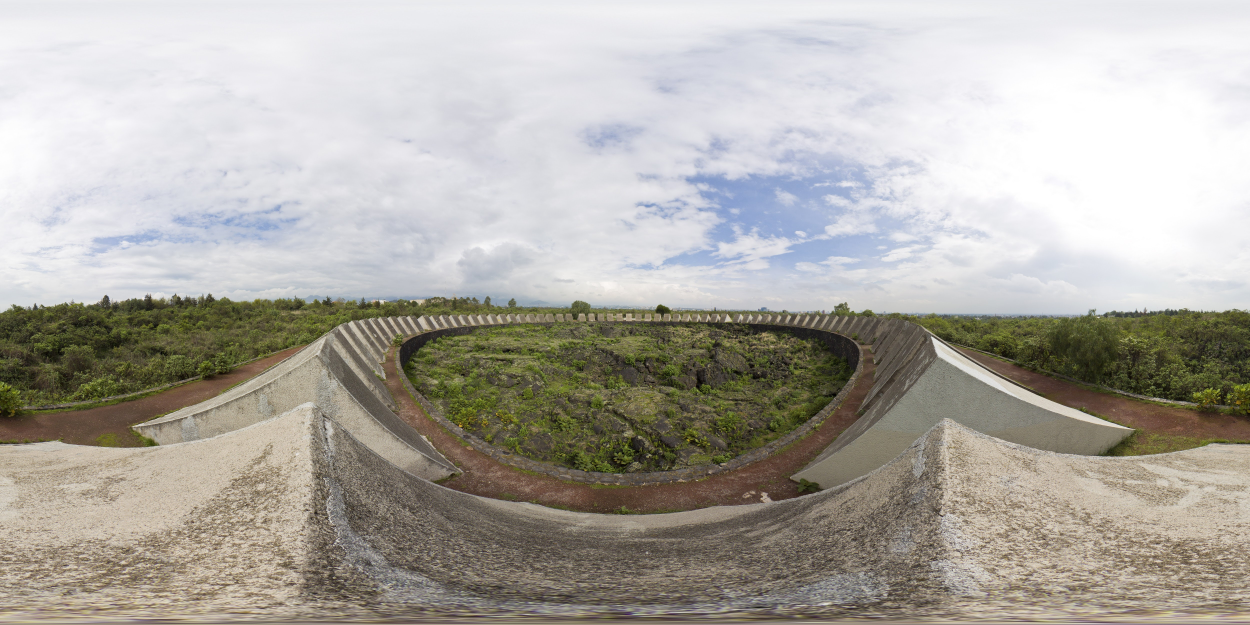
#> input picture data/pano_equirectangular.jpg, 5000 x 2500 px (shown at 1/4 size); its folder holds only this picture in this run
$ python -i background_image_tools.py   (imports and definitions only)
#> lines starting #> are read from the running program, lines starting #| are printed output that depends on the picture; after the words box and inside, x2 and y2 are one past the last pixel; in counts of white or black regions, pixels touching at a corner belong together
# This module contains functions to create images with repeatitive patterns.
#   - pattern made of colored circles
#   - pattern made if colored stripes

import cv2
import numpy as np
import os
import shutil
import matplotlib.pyplot as plt
import halftoning_tools as ht

# [135 lines left out: functions create_circle_pattern, create_pattern_one_circle, fun_create_horizontal_stripes, not called in this run]

"""def fun_create_mask_circle():
    img_circle = np.zeros(shape=(1000, 2000, 3), dtype=np.uint8)
color_sun = (255,255,255)
r_max = 500
center_ = (1000,500)
circle_size = 0.9
mask_circle = cv2.circle(img_circle, center_, int(r_max * circle_size), color_sun, thickness=-1)
plt.figure(figsize=(8,8))
plt.imshow(img_circle*img_horizontal)
"""

# [108 lines left out: functions create_stripes_pattern, create_circle_and_ray_of_light, display_image, not called in this run]

def apply_pattern_mask(image_data, pattern_image_data, equalize_parameter = False,
                        binary_inv = False, threshold_parameter = 128):
    """The function assumes a RGB images as input. It will threshold this image,
    then create a mask version of it and will combine it with colorfull pattern
    image.

    In:
        image_data (numpy array): n x m x 3
        pattern_image_data (numpy array): n x m x 3
    Out:
        image_masked_and_pattern (numpy array): n x m x 3
    """
#> called with equalize_parameter = False, binary_inv = True, threshold_parameter = 128

    # convert RGB to grayscale
    imG = cv2.cvtColor(image_data, cv2.COLOR_RGB2GRAY)
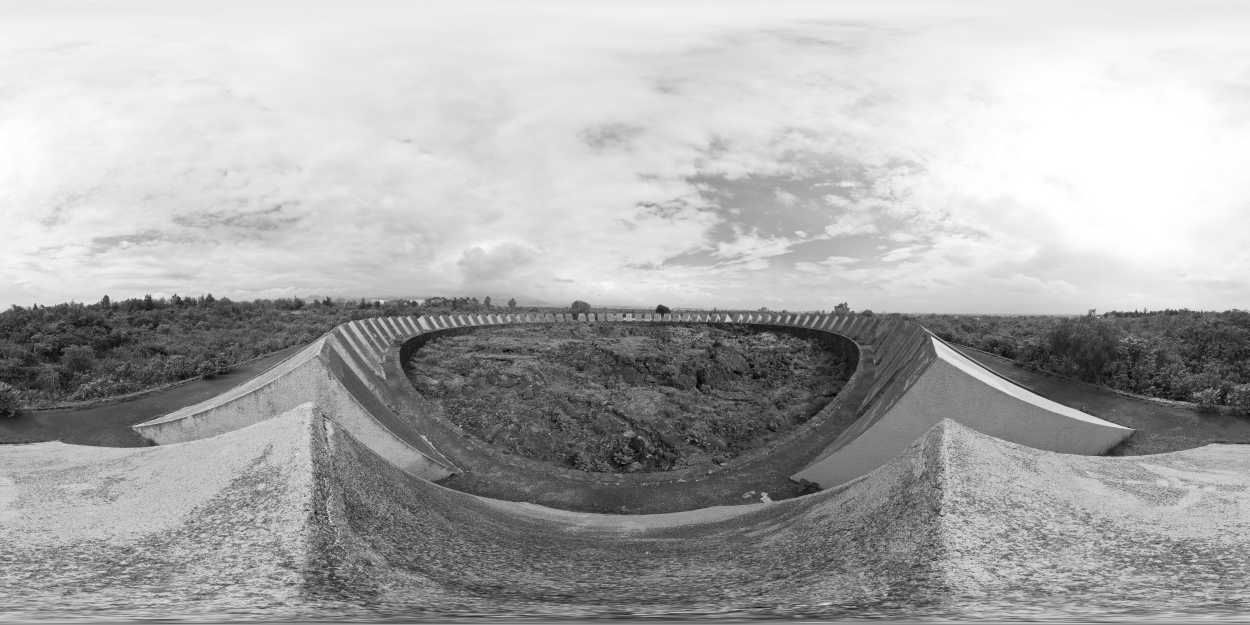
#> imG: shape (2500, 5000) (shown at 1/4 size); min 0, max 255, mean 170.8

    # equalize or not
    if equalize_parameter == True:
        imG = cv2.equalizeHist(imG)

    # apply thresold to binarize the grayscale image
    if binary_inv == False:
        ret, th1 = cv2.threshold(imG,threshold_parameter,255,cv2.THRESH_BINARY)
    else:
        #th1 = ht.fun_halftone_image_with_mask(imG, mask_size=16, mask_type="linear")
        ret, th1 = cv2.threshold(imG,threshold_parameter,255,cv2.THRESH_BINARY_INV)
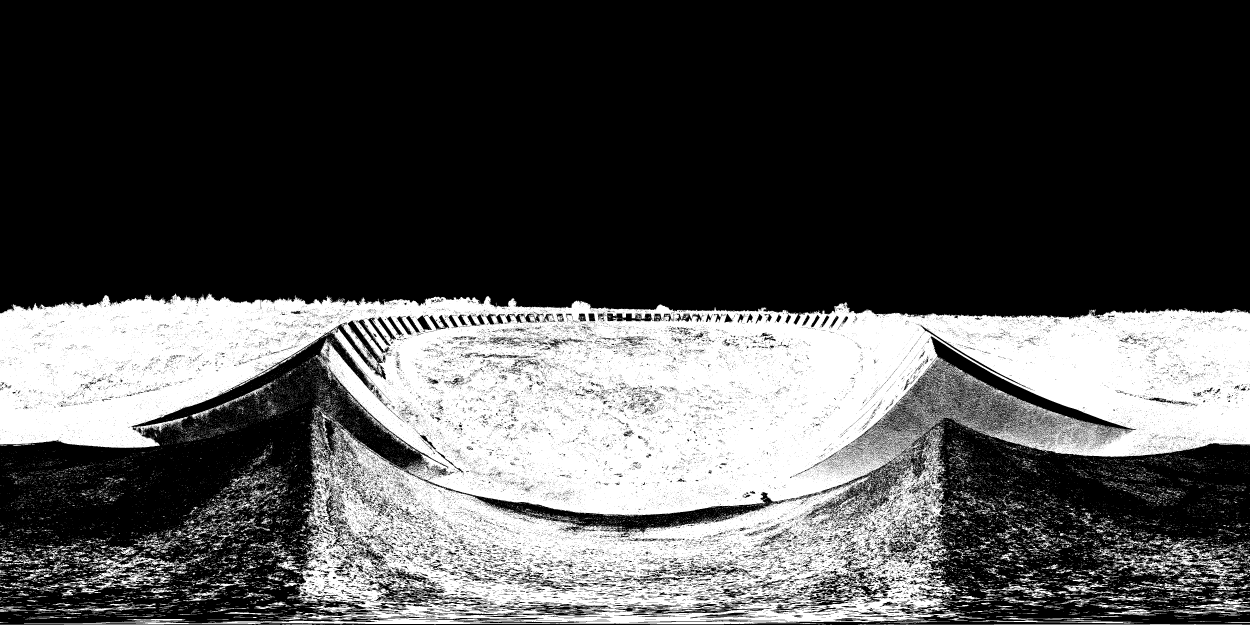
#> th1: shape (2500, 5000) (shown at 1/4 size); 31.2% white; 27128 white regions (25261 under 20 px), largest, box (x1, y1, x2, y2) and area: (0, 1174, 5000, 2497) 3582046, (4469, 2156, 4991, 2295) 14491, (322, 2224, 692, 2375) 12874
#> ret = 128

    # back to BGR for opencv
    pattern = cv2.cvtColor(pattern_image_data, cv2.COLOR_RGB2BGR)
#> pattern: shape (2500, 5000, 3); every value is 255

    # apply mask
    th1 = 255 - th1
    masked_data = cv2.bitwise_and(pattern,pattern, mask=th1)
    #masked_data = cv2.bitwise_or(pattern,pattern, mask=th1)

    masked_data = cv2.cvtColor(masked_data, cv2.COLOR_BGR2RGB)
    return masked_data

# [134 lines left out: functions rotate_image, fun_create_3x3_pixel_cell, fun_combine_pix_square, fun_combine_pix_stripes, fun_combine_pix, fun_combined_2images_with_circle_mask, not called in this run]

def fun_create_tile_littleplanet_wallpaper(img_lp, factor_tile = 0):
    """The function create an image made of the repition of a square tile.
    The square tile is black and white or color version of the little planet
    image **img_lp**.
    The output image can easily be used as mask image for later processing.
    IN:
        factor_tile (int): a factor that defines the size of the tile assuming
        a given image of siez 6000x9000, by default it's 0 which return the image
        as a single tile of original image size.


    OUT:
        img_lp_tile (mxnx3 uint8): an image of the same size as the inpute img_lp
    """

    if factor_tile == 0:
        #img_tile_RGB = np.zeros(shape=np.shape(img_lp))
        tile_RGB = img_lp
        tile_background = np.zeros(np.shape(tile_RGB), dtype="uint8")
        tile_background[:,:,0] = 255
        tile_background[:,:,1] = 255
        tile_background[:,:,2] = 255

        # one single tile
        img_tile_RGB = apply_pattern_mask(tile_RGB, tile_background,
                                                equalize_parameter = False,
                                                binary_inv = True,
                                                threshold_parameter = 128)

    else:
        # select square part of the input image
        square_RGB = img_lp[:,1500:7500,:]

        # resize square to the tile size
        size_tile = (3000/ factor_tile, 3000 / factor_tile)
        tile_RGB = cv2.resize(square_RGB, size_tile, interpolation = cv2.INTER_CUBIC)

        # create uniform color image
        tile_background = np.zeros(np.shape(tile_RGB), dtype="uint8")
        tile_background[:,:,0] = 255
        tile_background[:,:,1] = 255
        tile_background[:,:,2] = 255

        # one single tile
        combined_tile_RGB = apply_pattern_mask(tile_RGB, tile_background,
                                                equalize_parameter = False,
                                                binary_inv = True,
                                                threshold_parameter = 128)
        #print np.shape(combined_tile_RGB)

        # check some potential sise issue
        resize_tile = (2 * factor_tile, 3* factor_tile)
        tmp = np.tile(combined_tile_RGB[:,:,0],resize_tile)

        if np.shape(tmp)[0]-np.shape(img_lp)[0] != 0 and np.shape(tmp)[1]-np.shape(img_lp)[1] != 0:
            img_tile_RGB = np.zeros((np.shape(tmp)[0],np.shape(tmp)[1],3), dtype="uint8")
            for ii in np.arange(3):
                img_tile_RGB[:,:,ii] = np.tile(combined_tile_RGB[:,:,ii],resize_tile)

            # resize to image original size
            img_tile_RGB = cv2.resize(img_tile_RGB,
                                      (np.shape(img_lp)[1],np.shape(img_lp)[0]),
                                      interpolation = cv2.INTER_CUBIC)

        else: # no size problem
            img_tile_RGB = np.zeros(np.shape(img_lp), dtype="uint8")
            for ii in np.arange(3):
                img_tile_RGB[:,:,ii] = np.tile(combined_tile_RGB[:,:,ii],resize_tile)

    return img_tile_RGB


# [346 lines left out: functions fun_create_tile_littleplanet_wallpaper_with_shift, fun_change_single_image_color, fun_change_single_image_color_by_other_image, fun_create_tile_littleplanet_poster, fun_create_image_of_square_tile, not called in this run]

>>> import cv2
>>> picture = cv2.cvtColor(cv2.imread('data/pano_equirectangular.jpg'), cv2.COLOR_BGR2RGB)
>>> result = fun_create_tile_littleplanet_wallpaper(picture)
